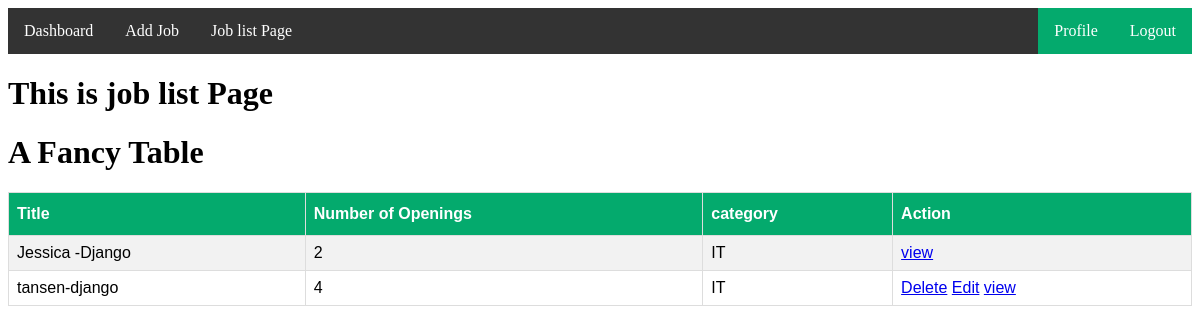
The page /joblistPage/ (signed in) on the database its author committed.
### job_portal_App/models.py (models this page shows, shortened)
class add_job_model(models.Model):
    title=models.CharField(max_length=100,null=True)
    number_of_openings=models.CharField(max_length=100,null=True)
    category=models.CharField(max_length=100,null=True)
    skills_set=models.CharField(max_length=100,null=True)
    job_description=models.TextField(null=True)
    adduser=models.ForeignKey(custom_user_model,on_delete=models.CASCADE,null=True)

### job_portal_Project/views.py (the view)
# urls.py: path('joblistPage/',joblistPage,name="joblistPage"),
@login_required
def joblistPage(request):
    jobdata=add_job_model.objects.all()
    return render(request,'common/joblistPage.html',{'jobdata':jobdata})

### Template/common/joblistPage.html (shortened to what this page needs)
{% extends 'common/base.html' %}
{% block content %}
<h1>This is job list Page</h1>
<!DOCTYPE html>
<html>
<head>
</head>
<body>
    <h1>A Fancy Table</h1>
    <table id="customers">
        <tr>
            <th>Title</th>
            <th>Number of Openings</th>
            <th>category</th>
            <th>Action</th>
        </tr>
            {% for i in jobdata %}
            <tr>
                <td>{{i.title}}</td>
                <td>{{i.number_of_openings}}</td>
                <td>{{i.category}}</td>
                <td>
                    {% if user.user_type == "recruiter" and i.adduser == user %}
                    <a href="{% url 'deletejob' i.id %}">Delete</a>
                    <a href="{% url 'editjob' i.id %}">Edit</a>
                    {% endif %}
                    <a href="{% url 'viewjob' i.id %}">view</a>
                </td>
            </tr>
            {% endfor %}
    </table>
</body>
</html>
{% endblock content %}

### Template/common/joblistPage.html (style rules this page uses)
#customers { font-family: Arial, Helvetica, sans-serif; border-collapse: collapse; width: 100%; }
#customers td, #customers th { border: 1px solid #ddd; padding: 8px; }
#customers tr:nth-child(even) { background-color: #f2f2f2; }
#customers th { padding-top: 12px; padding-bottom: 12px; text-align: left; background-color: #04AA6D; color: white; }

### rows shown on the page
add_job_model: title "Jessica -Django", number_of_openings "2", category "IT"
add_job_model: title "tansen-django", number_of_openings "4", category "IT", shows "Delete"
